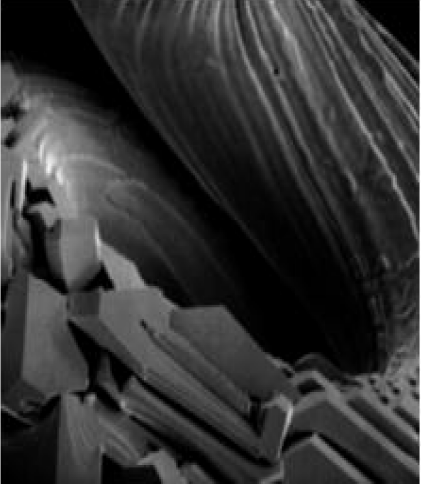
#> input picture DIP/cactus.png, 421 x 484 px
$ jupyter execute high-boost.ipynb
#> lines starting #> are read from the running program, lines starting #| are printed output that depends on the picture
[cell 1]
import cv2

[cell 2]
import numpy as np

[cell 3]
import matplotlib.pyplot as plt

[cell 4]
image = cv2.imread('cactus.png', cv2.IMREAD_GRAYSCALE)
#> image is the input picture: shape (484, 421); min 0, max 255, mean 50.7

[cell 5]
image = image[:400,:400]
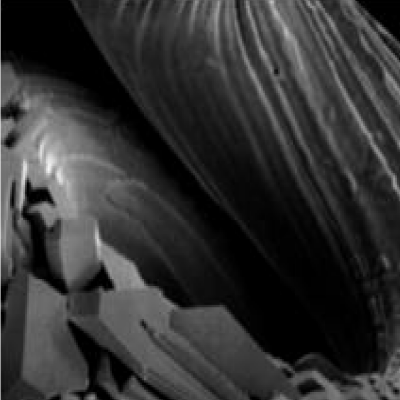
#> image: shape (400, 400); min 0, max 248, mean 50.1

[cell 6]
plt.imshow(image, cmap='gray')

[cell 7]
kernel = np.ones((9, 9))
kernel /= kernel.sum()
image = cv2.filter2D(src=image, ddepth=-1, kernel=kernel)
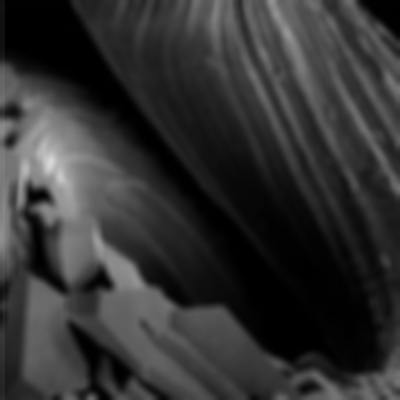
#> image: shape (400, 400); min 0, max 217, mean 50
plt.imshow(image, cmap='gray')

[cell 8]
A = 1.8
kernel = -np.ones((3, 3))
kernel[1, 1] = A + 8

[cell 9]
filtered = cv2.filter2D(src=image, ddepth=-1, kernel=kernel)
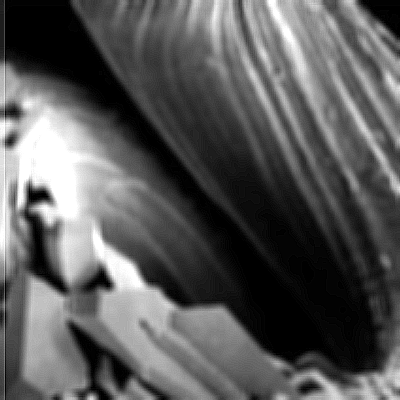
#> filtered: shape (400, 400); min 0, max 255, mean 89.4
